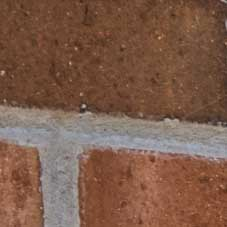
#> input picture dataset/Negative/00002.jpg, 227 x 227 px
$ python feature_matching.py --reference ../dataset/Negative/00002.jpg --input ../dataset/Negative/00004.jpg
#> lines starting #> are read from the running program, lines starting #| are printed output that depends on the picture
import argparse
from pathlib import Path

import cv2
import numpy as np


def read_image(path):
    image = cv2.imread(str(path), cv2.IMREAD_COLOR)
    if image is None:
        raise FileNotFoundError(f"Could not read image: {path}")
    return image


def extract_orb_matches(reference_image, input_image, max_features, ratio):
    ref_gray = cv2.cvtColor(reference_image, cv2.COLOR_BGR2GRAY)
    inp_gray = cv2.cvtColor(input_image, cv2.COLOR_BGR2GRAY)

    orb = cv2.ORB_create(nfeatures=max_features)
    ref_keypoints, ref_descriptors = orb.detectAndCompute(ref_gray, None)
    inp_keypoints, inp_descriptors = orb.detectAndCompute(inp_gray, None)

    if ref_descriptors is None or inp_descriptors is None:
        return ref_keypoints or [], inp_keypoints or [], []

    matcher = cv2.BFMatcher(cv2.NORM_HAMMING, crossCheck=False)
    knn_matches = matcher.knnMatch(inp_descriptors, ref_descriptors, k=2)

    good_matches = []
    for first, second in knn_matches:
        if first.distance < ratio * second.distance:
            good_matches.append(first)

    good_matches.sort(key=lambda match: match.distance)
    return ref_keypoints, inp_keypoints, good_matches


def matches_to_points(ref_keypoints, inp_keypoints, matches):
    input_points = np.float32([inp_keypoints[m.queryIdx].pt for m in matches])
    reference_points = np.float32([ref_keypoints[m.trainIdx].pt for m in matches])
    return input_points, reference_points


def draw_and_save_matches(reference_image, input_image, ref_keypoints, inp_keypoints, matches, output_path, max_draw):
    output_path.parent.mkdir(parents=True, exist_ok=True)
    drawn = cv2.drawMatches(
        input_image,
        inp_keypoints,
        reference_image,
        ref_keypoints,
        matches[:max_draw],
        None,
        flags=cv2.DrawMatchesFlags_NOT_DRAW_SINGLE_POINTS,
    )
    cv2.imwrite(str(output_path), drawn)


def main():
    parser = argparse.ArgumentParser(description="Extract matched ORB keypoints between an input image and a reference image.")
    parser.add_argument("--reference", required=True, type=Path, help="Path to the reference image.")
    parser.add_argument("--input", required=True, type=Path, help="Path to the input image to be warped.")
    parser.add_argument("--output", default=Path("outputs/orb_matches.jpg"), type=Path, help="Path for the match visualization.")
    parser.add_argument("--points-out", default=Path("outputs/orb_points.npz"), type=Path, help="Path for matched point arrays.")
    parser.add_argument("--max-features", default=2000, type=int, help="Maximum number of ORB features.")
    parser.add_argument("--ratio", default=0.75, type=float, help="Lowe ratio threshold for match filtering.")
    parser.add_argument("--max-draw", default=80, type=int, help="Maximum number of matches to draw.")
    args = parser.parse_args()

    reference_image = read_image(args.reference)
#> in read_image, image is the input picture: shape (227, 227, 3); mean B, G, R 74.1, 91.6, 125.4
    input_image = read_image(args.input)
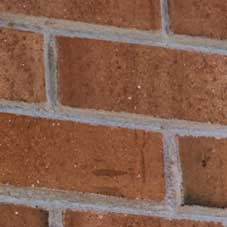
#> input picture dataset/Negative/00004.jpg, 227 x 227 px
#> in read_image, image is the input picture: shape (227, 227, 3); mean B, G, R 76.8, 95.4, 135

    ref_keypoints, inp_keypoints, matches = extract_orb_matches(
        reference_image=reference_image,
        input_image=input_image,
        max_features=args.max_features,
        ratio=args.ratio,
    )
#> in extract_orb_matches, `ref_gray = cv2.cvtColor(reference_image, cv2.COLOR_BGR2GRAY)`:
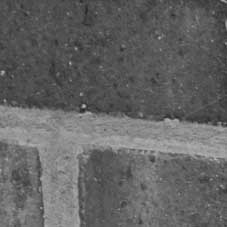
#> ref_gray: shape (227, 227); min 37, max 185, mean 99.7
#> in extract_orb_matches, `inp_gray = cv2.cvtColor(input_image, cv2.COLOR_BGR2GRAY)`:
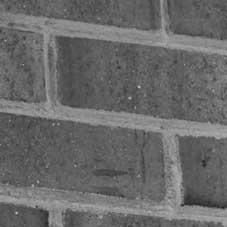
#> inp_gray: shape (227, 227); min 30, max 188, mean 105.2
#> in extract_orb_matches, `ref_keypoints, ref_descriptors = orb.detectAndCompute(ref_gray, None)`: ref_keypoints = 324 keypoints; strongest (x, y, size): (84, 106, 31), (83, 106, 37.2), (82, 109, 44.6), (166, 119, 31)
#> in extract_orb_matches, `inp_keypoints, inp_descriptors = orb.detectAndCompute(inp_gray, None)`: inp_keypoints = 217 keypoints; strongest (x, y, size): (139, 87, 31), (130, 98, 31), (32, 185, 31), (37, 181, 31)
#> in extract_orb_matches, `knn_matches = matcher.knnMatch(inp_descriptors, ref_descriptors, k=2)`: knn_matches = 217 matches
#> after the loop in extract_orb_matches, `for first, second in knn_matches:`: good_matches = 3 matches
#> matches = 3 matches

    print(f"reference keypoints: {len(ref_keypoints)}")
#| reference keypoints: 324
    print(f"input keypoints: {len(inp_keypoints)}")
#| input keypoints: 217
    print(f"good matches: {len(matches)}")
#| good matches: 3

    if len(matches) < 3:
        raise RuntimeError("Need at least 3 matched points for affine transform.")

    input_points, reference_points = matches_to_points(ref_keypoints, inp_keypoints, matches)
#> in matches_to_points, `input_points = np.float32([inp_keypoints[m.queryIdx].pt for m in match..`: input_points = [[171.6, 162], [171.4, 162.7], [161.3, 126.7]]
#> in matches_to_points, `reference_points = np.float32([ref_keypoints[m.trainIdx].pt for m in m..`: reference_points = [[188, 31], [188, 31], [188, 31]]
#> input_points = [[171.6, 162], [171.4, 162.7], [161.3, 126.7]]; reference_points = [[188, 31], [188, 31], [188, 31]]

    args.points_out.parent.mkdir(parents=True, exist_ok=True)
    np.savez(args.points_out, input_points=input_points, reference_points=reference_points)

    draw_and_save_matches(
        reference_image=reference_image,
        input_image=input_image,
        ref_keypoints=ref_keypoints,
        inp_keypoints=inp_keypoints,
        matches=matches,
        output_path=args.output,
        max_draw=args.max_draw,
    )
#> in draw_and_save_matches, `drawn = cv2.drawMatches( input_image, inp_keypoints, reference_image, ..`:
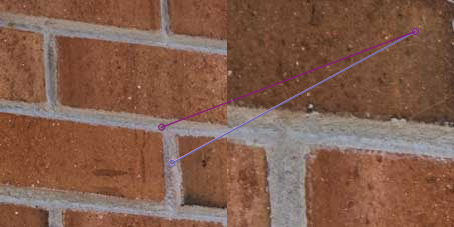
#> drawn: shape (227, 454, 3); mean B, G, R 76.3, 93.4, 130.3

    print(f"saved match visualization: {args.output}")
    print(f"saved matched points: {args.points_out}")


if __name__ == "__main__":
    main()
